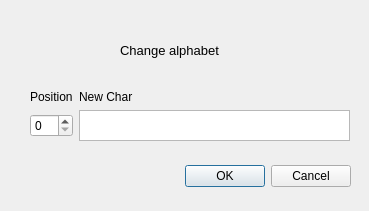
<?xml version="1.0" encoding="UTF-8"?>
<ui version="4.0">
 <class>ChangeAlpha</class>
 <widget class="QDialog" name="ChangeAlpha">
  <property name="geometry">
   <rect>
    <x>0</x>
    <y>0</y>
    <width>369</width>
    <height>211</height>
   </rect>
  </property>
  <property name="windowTitle">
   <string>Dialog</string>
  </property>
  <widget class="QDialogButtonBox" name="buttonBox">
   <property name="geometry">
    <rect>
     <x>10</x>
     <y>160</y>
     <width>341</width>
     <height>32</height>
    </rect>
   </property>
   <property name="orientation">
    <enum>Qt::Horizontal</enum>
   </property>
   <property name="standardButtons">
    <set>QDialogButtonBox::Cancel|QDialogButtonBox::Ok</set>
   </property>
  </widget>
  <widget class="QLabel" name="label_2">
   <property name="geometry">
    <rect>
     <x>120</x>
     <y>30</y>
     <width>131</width>
     <height>41</height>
    </rect>
   </property>
   <property name="font">
    <font>
     <pointsize>10</pointsize>
    </font>
   </property>
   <property name="text">
    <string>Change alphabet</string>
   </property>
  </widget>
  <widget class="QWidget" name="">
   <property name="geometry">
    <rect>
     <x>30</x>
     <y>90</y>
     <width>320</width>
     <height>51</height>
    </rect>
   </property>
   <layout class="QGridLayout" name="gridLayout">
    <item row="0" column="0">
     <widget class="QLabel" name="label">
      <property name="text">
       <string>Position</string>
      </property>
     </widget>
    </item>
    <item row="0" column="1">
     <widget class="QLabel" name="label_3">
      <property name="text">
       <string>New Char</string>
      </property>
     </widget>
    </item>
    <item row="1" column="0">
     <widget class="QSpinBox" name="spinBox"/>
    </item>
    <item row="1" column="1">
     <widget class="QTextEdit" name="textEdit"/>
    </item>
   </layout>
  </widget>
 </widget>
 <resources/>
 <connections>
  <connection>
   <sender>buttonBox</sender>
   <signal>accepted()</signal>
   <receiver>ChangeAlpha</receiver>
   <slot>accept()</slot>
   <hints>
    <hint type="sourcelabel">
     <x>248</x>
     <y>254</y>
    </hint>
    <hint type="destinationlabel">
     <x>157</x>
     <y>274</y>
    </hint>
   </hints>
  </connection>
  <connection>
   <sender>buttonBox</sender>
   <signal>rejected()</signal>
   <receiver>ChangeAlpha</receiver>
   <slot>reject()</slot>
   <hints>
    <hint type="sourcelabel">
     <x>316</x>
     <y>260</y>
    </hint>
    <hint type="destinationlabel">
     <x>286</x>
     <y>274</y>
    </hint>
   </hints>
  </connection>
 </connections>
</ui>
